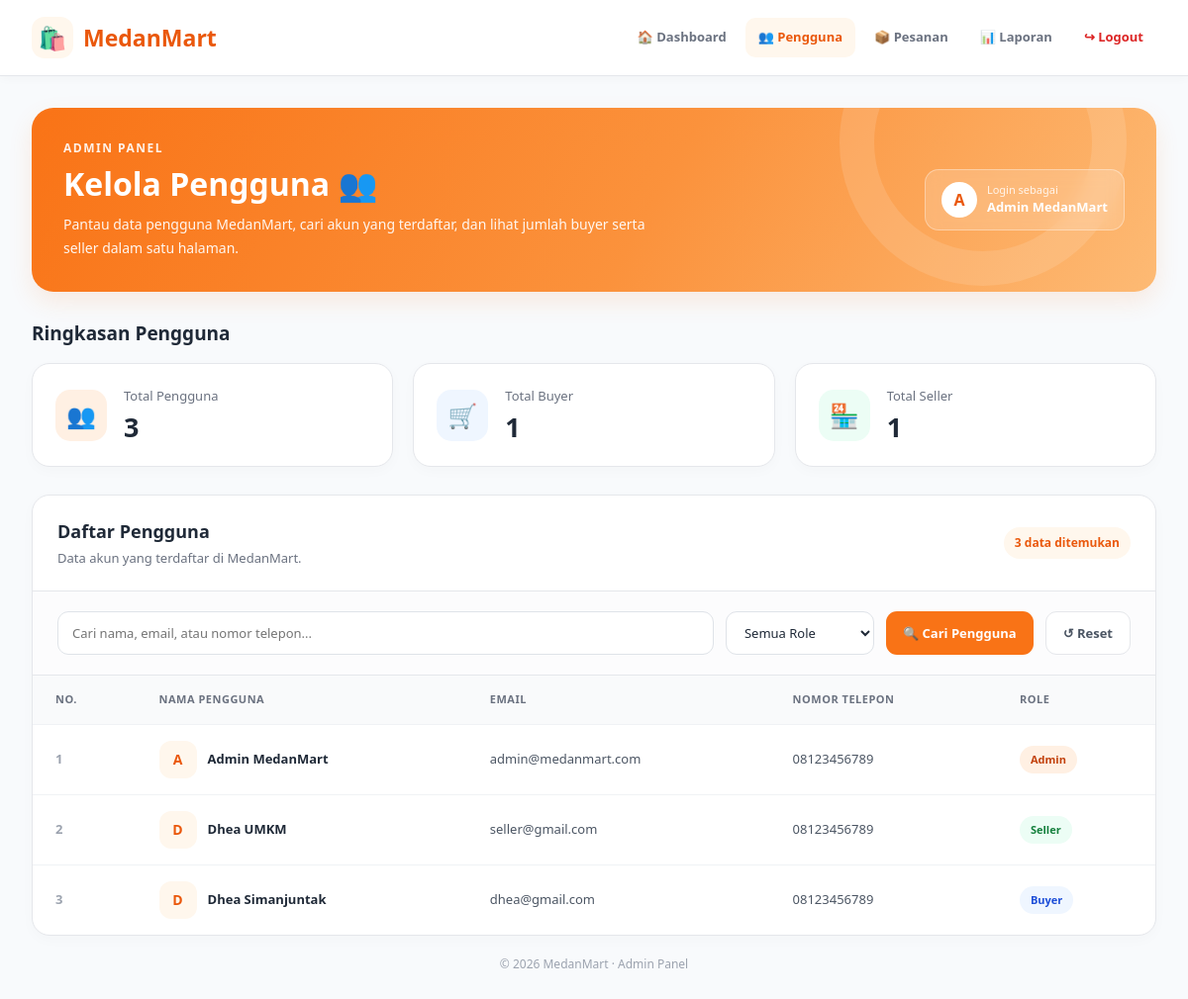
/admin/users.php (signed in), run on the app's committed database.
### tables this page shows
CREATE TABLE `users` (
  `id` int(11) NOT NULL,
  `name` varchar(100) NOT NULL,
  `email` varchar(100) NOT NULL,
  `password` varchar(255) NOT NULL,
  `phone` varchar(20) DEFAULT NULL,
  `address` text DEFAULT NULL,
  `role` enum('buyer','seller','admin') NOT NULL DEFAULT 'buyer',
  `created_at` timestamp NOT NULL DEFAULT current_timestamp()
);

### admin/users.php (the view, shortened to what this page needs)
<?php
require_once __DIR__ . "/../config/database.php";
function e($value)
{
    return htmlspecialchars((string) $value, ENT_QUOTES, 'UTF-8');
}
$keyword = trim($_GET['keyword'] ?? '');
$allowed_roles = ['buyer', 'seller', 'admin'];
$sql = "SELECT id, name, email, phone, role FROM users WHERE 1=1";
$sql .= " ORDER BY id DESC";
$stmt = mysqli_prepare($conn, $sql);
$users = [];
if ($stmt) {
    if (mysqli_stmt_execute($stmt)) {
        $result = mysqli_stmt_get_result($stmt);
        while ($row = mysqli_fetch_assoc($result)) {
            $users[] = $row;
        }
    }
}
function countUsers($conn, $role = null)
{
    if ($role === null) {
        $sql = "SELECT COUNT(*) AS total FROM users";
        $result = mysqli_query($conn, $sql);
        $row = mysqli_fetch_assoc($result);
        return (int) ($row['total'] ?? 0);
    }
    $stmt = mysqli_prepare(
        $conn,
        "SELECT COUNT(*) AS total FROM users WHERE role = ?"
    );
    mysqli_stmt_bind_param($stmt, "s", $role);
    mysqli_stmt_execute($stmt);
    $result = mysqli_stmt_get_result($stmt);
    $row = $result ? mysqli_fetch_assoc($result) : null;
    return (int) ($row['total'] ?? 0);
}
$total_users = countUsers($conn);
$total_buyers = countUsers($conn, 'buyer');
$total_sellers = countUsers($conn, 'seller');
?>
<!DOCTYPE html>
<html lang="id">
<head>
</head>
<body>
<nav class="navbar">
    <div class="navbar-inner">
        <a href="dashboard.php" class="brand">
            <span class="brand-icon">🛍️</span>
            <span>MedanMart</span>
        </a>
        <div class="nav-menu">
            <a href="dashboard.php" class="nav-link">
                🏠 Dashboard
            </a>
            <a href="users.php" class="nav-link active">
                👥 Pengguna
            </a>
            <a href="orders.php" class="nav-link">
                📦 Pesanan
            </a>
            <a href="reports.php" class="nav-link">
                📊 Laporan
            </a>
            <a
                href="../logout.php"
                class="nav-link logout"
                onclick="return confirm('Apakah kamu yakin ingin logout?')"
            >
                ↪ Logout
            </a>
        </div>
    </div>
</nav>
<main class="main">
    <section class="welcome-banner">
        <div class="welcome-content">
            <div class="welcome-label">Admin Panel</div>
            <h1>Kelola Pengguna 👥</h1>
            <p>
                Pantau data pengguna MedanMart, cari akun yang terdaftar,
                dan lihat jumlah buyer serta seller dalam satu halaman.
            </p>
        </div>
        <div class="admin-chip">
            <div class="admin-avatar">A</div>
            <div>
                <div style="font-size:11px; opacity:.85;">
                    Login sebagai
                </div>
                <strong><?= e($_SESSION['name'] ?? 'Administrator') ?></strong>
            </div>
        </div>
    </section>
    <h2 class="section-heading">Ringkasan Pengguna</h2>
    <section class="stats">
        <div class="stat-card">
            <div class="stat-icon icon-orange">👥</div>
            <div>
                <div class="stat-label">Total Pengguna</div>
                <div class="stat-number">
                    <?= number_format($total_users, 0, ',', '.') ?>
                </div>
            </div>
        </div>
        <div class="stat-card">
            <div class="stat-icon icon-blue">🛒</div>
            <div>
                <div class="stat-label">Total Buyer</div>
                <div class="stat-number">
                    <?= number_format($total_buyers, 0, ',', '.') ?>
                </div>
            </div>
        </div>
        <div class="stat-card">
            <div class="stat-icon icon-green">🏪</div>
            <div>
                <div class="stat-label">Total Seller</div>
                <div class="stat-number">
                    <?= number_format($total_sellers, 0, ',', '.') ?>
                </div>
            </div>
        </div>
    </section>
    <section class="panel">
        <div class="panel-header">
            <div>
                <h2>Daftar Pengguna</h2>
                <div class="panel-description">
                    Data akun yang terdaftar di MedanMart.
                </div>
            </div>
            <div class="result-count">
                <?= count($users) ?> data ditemukan
            </div>
        </div>
        <form class="filters" method="GET" action="users.php">
            <input
                class="search-input"
                type="text"
                name="keyword"
                placeholder="Cari nama, email, atau nomor telepon..."
                value="<?= e($keyword) ?>"
            >
            <select class="role-select" name="role">
                <option value="">Semua Role</option>
            </select>
            <button class="btn btn-primary" type="submit">
                🔍 Cari Pengguna
            </button>
            <a href="users.php" class="btn btn-light">
                ↺ Reset
            </a>
        </form>
        <div class="table-wrap">
            <table>
                <thead>
                    <tr>
                        <th>No.</th>
                        <th>Nama Pengguna</th>
                        <th>Email</th>
                        <th>Nomor Telepon</th>
                        <th>Role</th>
                    </tr>
                </thead>
                <tbody>
                    <?php if (count($users) > 0): ?>
                        <?php foreach ($users as $index => $user): ?>
                            <?php
                                $user_role = strtolower($user['role'] ?? '');
                                $role_class = in_array(
                                    $user_role,
                                    $allowed_roles,
                                    true
                                ) ? $user_role : 'unknown';
                                $name = trim($user['name'] ?? '');
                                $initial = $name !== ''
                                    ? strtoupper(substr($name, 0, 1))
                                    : '?';
                            ?>
                            <tr>
                                <td class="number-cell">
                                    <?= $index + 1 ?>
                                </td>
                                <td>
                                    <div class="user-info">
                                        <div class="user-avatar">
                                            <?= e($initial) ?>
                                        </div>
                                        <span class="user-name">
                                            <?= e($name !== '' ? $name : '-') ?>
                                        </span>
                                    </div>
                                </td>
                                <td>
                                    <?= e($user['email'] ?? '-') ?>
                                </td>
                                <td>
                                    <?= e($user['phone'] ?? '-') ?>
                                </td>
                                <td>
                                    <span class="role-badge <?= e($role_class) ?>">
                                        <?= e(ucfirst($user_role ?: 'Tidak diketahui')) ?>
                                    </span>
                                </td>
                            </tr>
                        <?php endforeach; ?>
                    <?php endif; ?>
                </tbody>
            </table>
        </div>
    </section>
    <div class="footer-note">
        © <?= date('Y') ?> MedanMart · Admin Panel
    </div>
</main>
</body>
</html>

### data on the page
users: name "A", name "Admin MedanMart", email "admin@medanmart.com", phone "08123456789", role "Admin"
users: name "D", name "Dhea UMKM", email "seller@gmail.com", phone "08123456789", role "Seller"
users: name "D", name "Dhea Simanjuntak", email "dhea@gmail.com", phone "08123456789", role "Buyer"

### other printed values
$_SESSION['name'] "Admin MedanMart"
$total_users "3"
$total_buyers "1"
$total_sellers "1"
count($users) "3"
